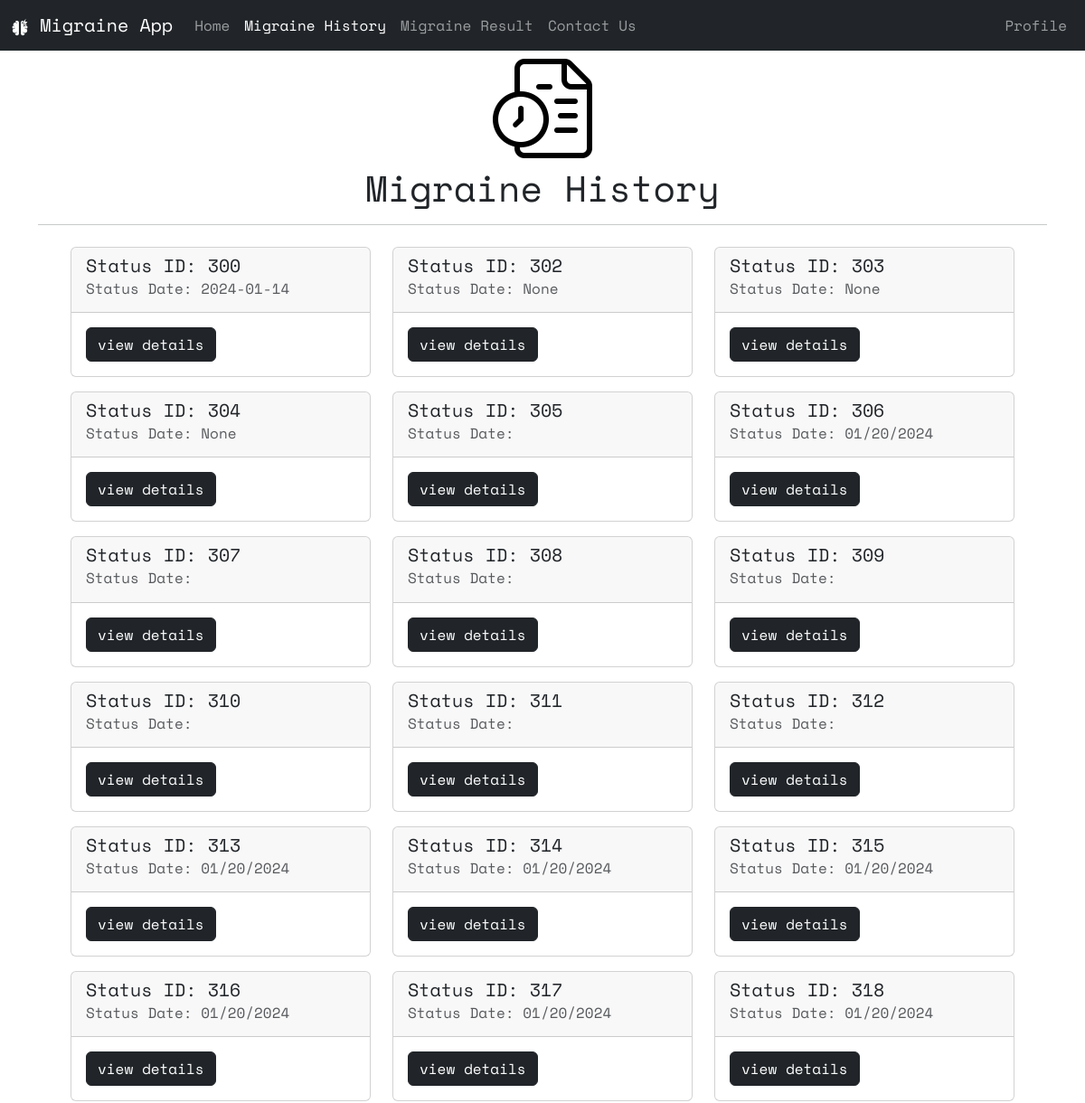
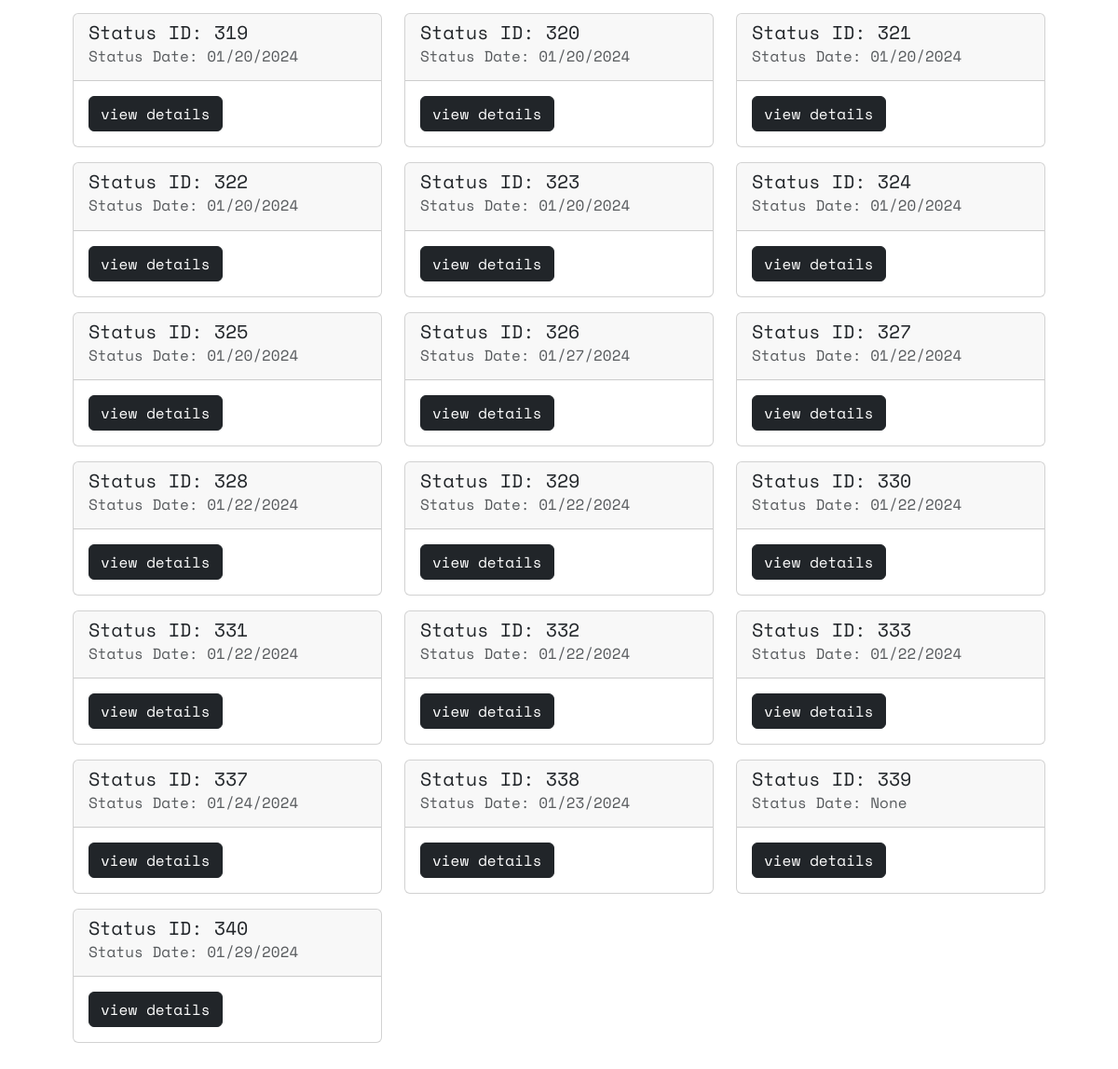
Page /migraineHistory (signed in) on the committed database (2 pictures, top to bottom).
### website/models.py (models this page shows)
class Status(db.Model):
    id = db.Column(db.Integer, primary_key=True, autoincrement=True)
    date = db.Column(db.String(150))
    severity = db.Column(db.Integer)
    stress = db.Column(db.Integer)
    light = db.Column(db.String(1))
    sound = db.Column(db.String(1))
    nausea = db.Column(db.String(1))
    aura = db.Column(db.String(1))
    visual = db.Column(db.String(1))
    dizzness = db.Column(db.String(1))
    fatigue = db.Column(db.String(1))
    unconcentrated = db.Column(db.String(1))
    neck = db.Column(db.String(1))
    user_id = db.Column(db.Integer, db.ForeignKey("user.id"))

### website/views.py (the view)
@views.route("/migraineHistory")
@login_required
def migraine_history():
    status = Status.query.filter_by(user_id=current_user.id).all()
    return render_template("migraineHistory.html", user=current_user, status=status)

### website/__init__.py (called while the page is built)
def create_app():
    app = Flask(__name__)
    app.config["SECRET_KEY"] = "heisenberg"
    app.config["SQLALCHEMY_DATABASE_URI"] = f"sqlite:///{DB_NAME}"
    db.init_app(app)
    from .views import views
    from .auth import auth
    app.register_blueprint(views, url_prefix="/")
    app.register_blueprint(auth, url_prefix="/")
    from .models import User, Caretaker, Admin
    create_database(app)
    login_manager = LoginManager()
    login_manager.login_view = "auth.login"
    login_manager.login_message = "User needs to be logged in to view this page"
    login_manager.login_message_category = "error"
    login_manager.init_app(app)
    @login_manager.user_loader
    def load_user(email):
        u = User.query.get(email)
        c = Caretaker.query.get(email)
        a = Admin.query.get(email)
        return u or c or a
    return app

### website/templates/migraineHistory.html (shortened to what this page needs)
{% extends 'base.html' %}
{% block mhActive %}
    nav-link active
{% endblock %}
{% block body %}
    <div class="text-center">
        <img src="../static/img/history25%.png" alt="migraine logo">
        <h1>Migraine History</h1>
    </div>
    <hr>
    <div class="row m-4">
        {% for status in status %}
            <div class="col-md-4 mb-3">
                <div class="card">
                    <div class="card-header">
                        <h5 class="card-title">Status ID: {{ status.id }}</h5>
                        <h6 class="card-subtitle mb-2 text-muted">Status Date: {{ status.date }}</h6>
                    </div>
                    <div class="card-body">
                        <button type="button" class="btn btn-dark" data-bs-toggle="modal" data-bs-target="#exampleModal{{ status.id }}">
                            view details
                        </button>
                    </div>
                </div>
            </div>
        {% endfor %}
    </div>
{% endblock %}

### rows in the picture
Status: id "300", date "2024-01-14"
Status: id "302", date "None"
Status: id "303", date "None"
Status: id "304", date "None"
Status: id "305"
Status: id "306", date "01/20/2024"
Status: id "307"
Status: id "308"
Status: id "309"
Status: id "310"
Status: id "311"
Status: id "312"
Status: id "313", date "01/20/2024"
Status: id "314", date "01/20/2024"
Status: id "315", date "01/20/2024"
Status: id "316", date "01/20/2024"
Status: id "317", date "01/20/2024"
Status: id "318", date "01/20/2024"
Status: id "319", date "01/20/2024"
Status: id "320", date "01/20/2024"
Status: id "321", date "01/20/2024"
Status: id "322", date "01/20/2024"
Status: id "323", date "01/20/2024"
Status: id "324", date "01/20/2024"
Status: id "325", date "01/20/2024"
Status: id "326", date "01/27/2024"
Status: id "327", date "01/22/2024"
Status: id "328", date "01/22/2024"
Status: id "329", date "01/22/2024"
Status: id "330", date "01/22/2024"
Status: id "331", date "01/22/2024"
Status: id "332", date "01/22/2024"
Status: id "333", date "01/22/2024"
Status: id "337", date "01/24/2024"
Status: id "338", date "01/23/2024"
Status: id "339", date "None"
Status: id "340", date "01/29/2024"
